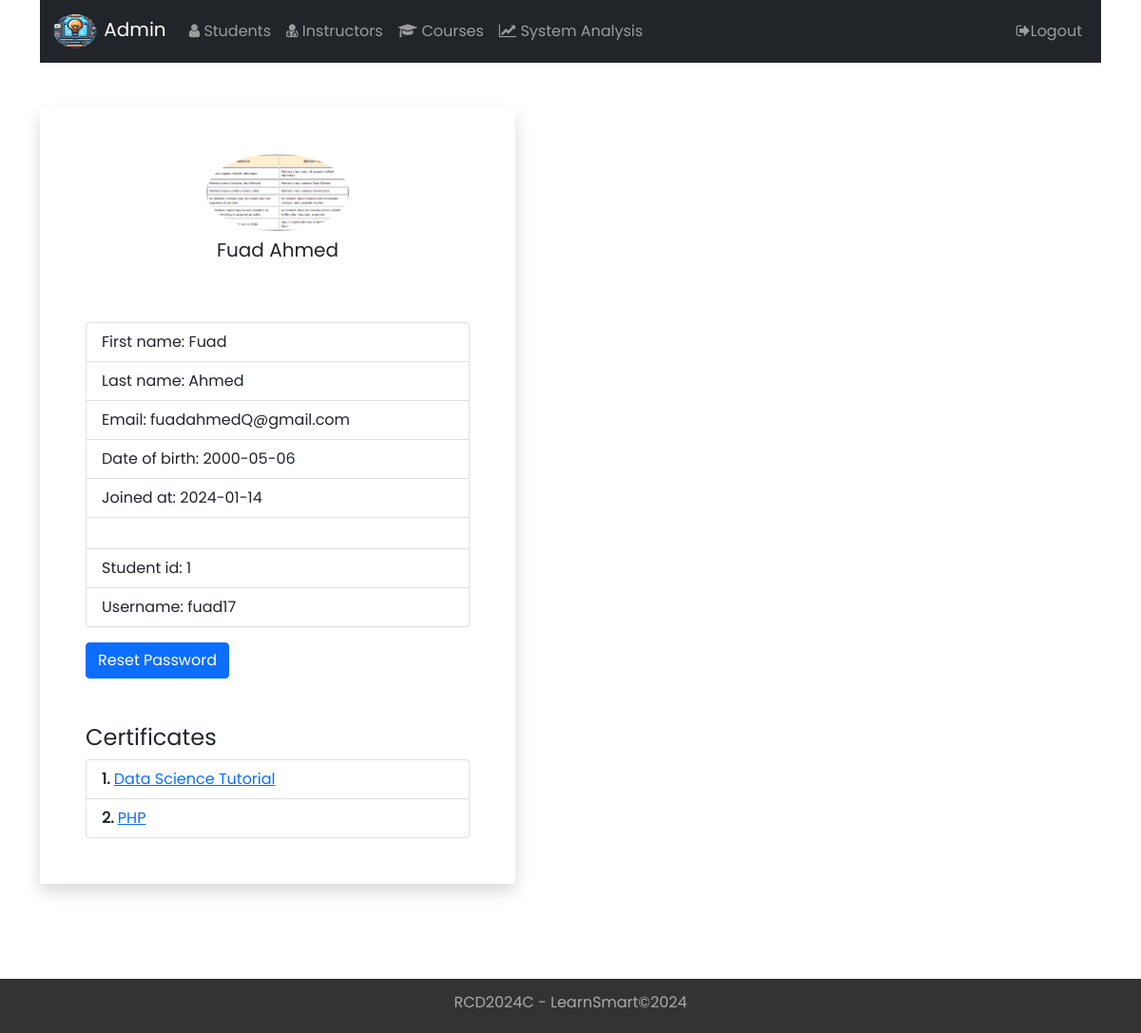
The app's page /Admin/Student.php?student_id=1 (signed in) with its own data.
### tables this page shows
CREATE TABLE `student` (
  `student_id` int(11) NOT NULL,
  `username` varchar(255) NOT NULL,
  `password` varchar(1023) NOT NULL,
  `first_name` varchar(255) NOT NULL,
  `last_name` varchar(255) NOT NULL,
  `email` varchar(255) NOT NULL,
  `date_of_birth` date NOT NULL,
  `date_of_joined` date NOT NULL DEFAULT current_timestamp(),
  `status` enum('Active','Not Active') NOT NULL DEFAULT 'Active',
  `profile_img` varchar(255) NOT NULL DEFAULT 'default.jpg'
);

### Controller/Admin/Student.php (called while the page is built, shortened)
<?php
include "../Models/Student.php";
include "../Models/Certificate.php";
include "../Models/Course.php";
function getById($student_id){
	$db = new Database();
      $db_conn = $db->connect();
	$student = new Student($db_conn);
	$student->init($student_id);
	return $student->getData();
}
function getCertificate($student_id){
	$db = new Database();
    $db_conn = $db->connect();
	$certificate_model = new Certificate($db_conn);
	$certificates = $certificate_model->getAllByStudentId($student_id);
	$course_model = new Course($db_conn);
	$data[0] = array('certificate_id' => "",
			              'course_title' => ""
	                     );
	if ($certificates != 0) {
    for ($i=0; $i < count($certificates); $i++) {
    	$c_id = $certificates[$i]['course_id'];
    	$certif_id = $certificates[$i]['certificate_id'];
        $course = $course_model->getById($c_id);
        $course_title = $course["title"];
		$data[$i] = array('certificate_id' => $certif_id,
			              'course_title' => $course_title,
	                      );
    }
}
	return $data;
}

### Models/Student.php (called while the page is built, shortened)
<?php
class Student{
   private $table_name;
   private $conn;
   private $student_id;
   private $username;
   private $first_name;
   private $last_name;
   private $email;
   private $date_of_birth;
   private $date_of_joined;
   private $profile_img;
   function __construct($db_conn){
     $this->conn = $db_conn;
     $this->table_name = "student";
   }
   function init($student_id){
       try {
          $sql = 'SELECT * FROM '. $this->table_name.' WHERE student_id=?';
          $stmt = $this->conn->prepare($sql);
          $res = $stmt->execute([$student_id]);
          if($stmt->rowCount() == 1)
            {
                $stud = $stmt->fetch();
                $this->student_id = $stud['student_id'];
                $this->username   = $stud['username'];
                $this->first_name = $stud['first_name'];
                $this->last_name  = $stud['last_name'];
                $this->email      = $stud['email'];
                $this->date_of_birth  = $stud['date_of_birth'];
                $this->date_of_joined = $stud['date_of_joined'];
                $this->profile_img = $stud['profile_img'];
                return 1;
            }
          else return 0;
       }catch(PDOException $e){
          return 0;
       }
   }
 function getData(){
      $data = array('student_id' => $this->student_id,
                    'username' => $this->username,
                    'first_name' => $this->first_name,
                    'last_name' => $this->last_name,
                    'email' => $this->email,
                    'date_of_birth' => $this->date_of_birth,
                    'date_of_joined' => $this->date_of_joined,
                    'profile_img' => $this->profile_img
                   );
      return $data;
   }
}

### Models/Certificate.php (called while the page is built, shortened)
<?php
class Certificate {
   private $table_name;
   private $conn;
   function __construct($db_conn){
     $this->conn = $db_conn;
     $this->table_name = "certificate";
   }
   function getAllByStudentId($stud_id){
     try {
          $sql = 'SELECT * FROM '. $this->table_name.' WHERE student_id=?';
          $stmt = $this->conn->prepare($sql);
          $res = $stmt->execute([$stud_id]);
          if($stmt->rowCount() > 0)
            {
                $certificates = $stmt->fetchAll();
                return $certificates;
            }
          else return 0;
       }catch(PDOException $e){
          return 0;
       }
   }
}

### Models/Course.php (called while the page is built, shortened)
<?php
class Course {
   private $table_name;
   private $conn;
   function __construct($db_conn){
     $this->conn = $db_conn;
     $this->table_name = "course";
   }
   function getById($cour_id){
     try {
          $sql = 'SELECT * FROM '. $this->table_name.' WHERE course_id=?';
          $stmt = $this->conn->prepare($sql);
          $res = $stmt->execute([$cour_id]);
          if($stmt->rowCount() > 0)
            {
                $course = $stmt->fetch();
                return $course;
            }
          else return 0;
       }catch(PDOException $e){
          return 0;
       }
   }
}

### Admin/Student.php (the view, shortened to what this page needs)
<?php
if (isset($_SESSION['username']) &&
    isset($_SESSION['admin_id'])) {
  if (isset($_GET['student_id'])) {
    include "../Controller/Admin/Student.php";
    $_id = Validation::clean($_GET['student_id']);
    $student = getById($_id);
   $certificates = getCertificate($_id);
    include "inc/Header.php";
?>
<div class="container">
  <?php include "inc/NavBar.php"; ?>
  <div class="list-table pt-5">
  <div class="r-side p-5 shadow" style="max-width: 500px;">
      <div class="profile text-center">
        <img  class="circle"
              src="../Upload/profile/<?=$student['profile_img']?>" alt="PROFILE IMG" width="150">
              <h5 class="p-2"><?=$student['first_name']?> <?=$student['last_name']?></h5>
      </div><br><br>
        <ul class="list-group">
          <li class="list-group-item">First name: <?=$student['first_name']?></li>
          <li class="list-group-item">Last name: <?=$student['last_name']?></li>
          <li class="list-group-item">Email: <?=$student['email']?></li>
          <li class="list-group-item">Date of birth: <?=$student['date_of_birth']?></li>
          <li class="list-group-item">Joined at: <?=$student['date_of_joined']?></li>
           <li class="list-group-item p-3"></li>
          <li class="list-group-item">Student id: <?=$student['student_id']?></li>
          <li class="list-group-item">Username: <?=$student['username']?></li>
        </ul>
        <div class="mt-3">
          <a href="Reset-Password.php?for=Student&student_id=<?=$student['student_id']?>" class="btn btn-primary">Reset Password</a>
        </div>
        <?php if (!empty($certificates[0]["certificate_id"])) { ?>
        <h4 class="mt-5">Certificates</h4>
        <ul class="list-group">
           <?php
             $i = 0;
             foreach ($certificates as $certificate) { $i++;
           ?>
              <li class="list-group-item">
                <b><?=$i ?>. </b>
                <a href="../Certificate.php?certificate_id=<?=$certificate['certificate_id']?>"> <?=$certificate['course_title']?> </a>
              </li>
           <?php } ?>
        </ul>
        <?php } ?>
    </div>
  </div>
  </div>
<?php include "inc/Footer.php"; ?>
<?php
 }else {
  $em = "Invalid Student id";
  Util::redirect("index.php", "error", $em);
  }
}else {
$em = "First login ";
Util::redirect("../login.php", "error", $em);
} ?>

### Admin/inc/Header.php (shortened to what this page needs)
<!doctype html>
<html lang="en">
  <head>
    <link rel="stylesheet" type="text/css" href="../assets/css/bootstrap.min.css" >
    <link rel="stylesheet" type="text/css" href="../assets/css/style.css">
    <link rel="stylesheet" type="text/css" href="../assets/css/richtext.min.css">
    <link rel="stylesheet" href="../assets/css/font-awesome.min.css">
  </head>
  <body>

### Admin/inc/NavBar.php (shortened to what this page needs)
<nav class="navbar navbar-expand-lg navbar-dark bg-dark">
    <div class="container-fluid">
        <a class="navbar-brand" href="#">
      <img src="../assets/img/Logo.png" alt="Online learning system" width="50" height="40">
      Admin
    </a>
        <div class="collapse navbar-collapse" id="navbarNav">
        <ul class="navbar-nav">
            <li class="nav-item position-relative">
              <a class="nav-link" href="index.php" ><i class="fa fa-user"></i>  Students</a>
            </li>
            <li class="nav-item position-relative">
              <a class="nav-link" href="Instructors.php" ><i class="fa fa-user-md"></i> Instructors</a>
            </li>
            <li class="nav-item position-relative">
              <a class="nav-link" href="Courses.php" ><i class="fa fa-graduation-cap"></i> Courses</a>
            </li>
             <li class="nav-item position-relative">
              <a class="nav-link" href="System-Analysis.php" ><i class="fa fa-line-chart"></i> System Analysis</a>
            </li>
            </ul>
            <ul class="navbar-nav ms-auto">
                <li class="nav-item">
                    <a class="nav-link" href="../Logout.php"><i class="fa fa-sign-out"></i>Logout</a>
                </li>
            </ul>
        </div>
    </div>
</nav>

### Admin/inc/Footer.php (shortened to what this page needs)
<footer class="main-footer">
      <h4>RCD2024C - LearnSmart&copy;2024</h4>
    </footer>
  </body>
</html>

### Assets/css/style.css (style rules this page uses)
* { padding: 0; margin: 0; font-family: Poppins, sans-serif; }
img { max-width: 100% !important; }
.main-footer { margin-top: 100px; width: 100%; background: #333; padding: 15px; justify-content: center; }
.main-footer h4 { text-align: center; color: #aaa; font-weight: 200; font-size: 16px; }
.container { min-height: 90vh; }
.circle { border-radius: 50%; }

### records on screen
student: profile_img (picture), first_name "Fuad", last_name "Ahmed", email "fuadahmedQ@gmail.com", date_of_birth "2000-05-06", date_of_joined "2024-01-14", student_id "1", username "fuad17"

### other values on screen
$certificate['course_title'] "Data Science Tutorial"
$certificate['course_title'] "PHP"
